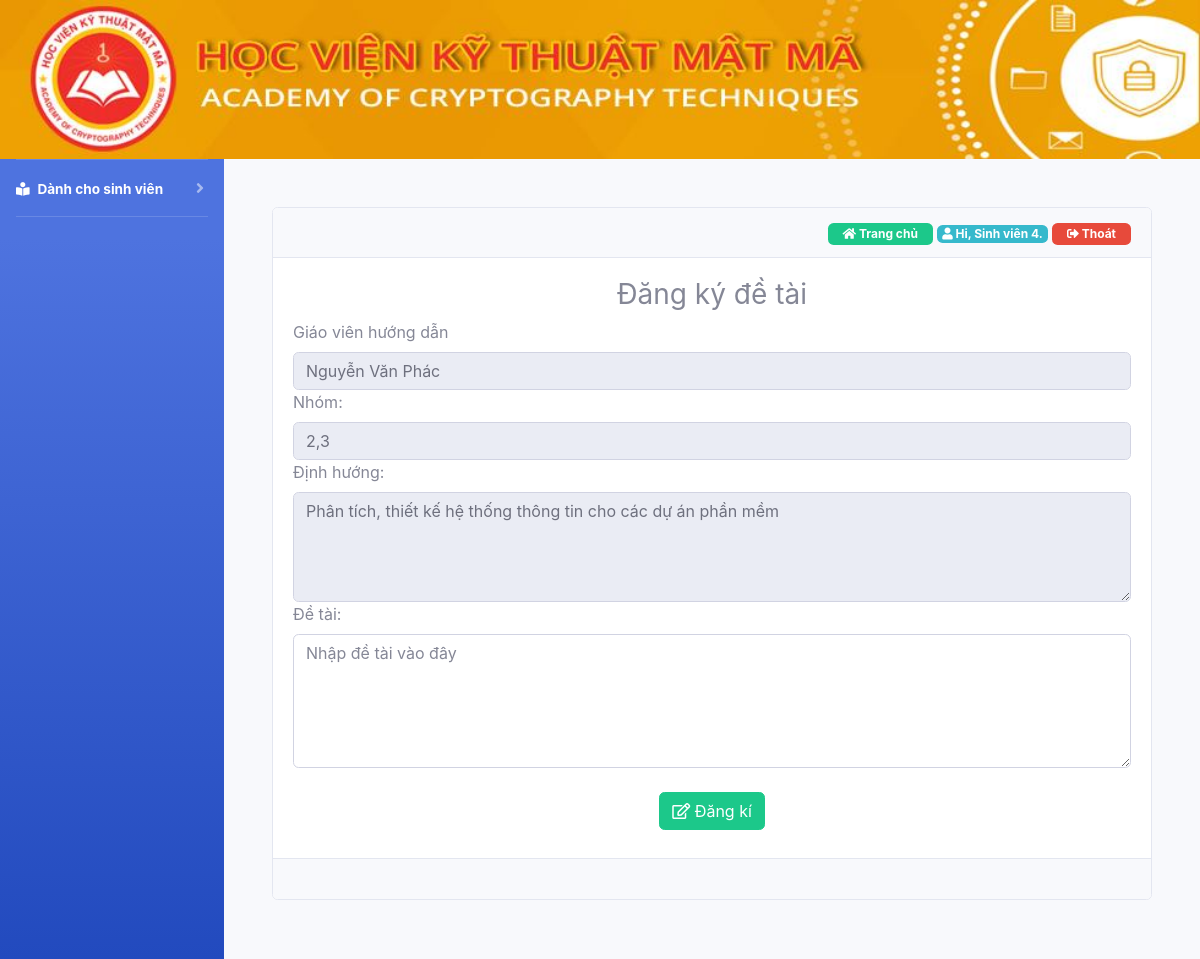
/dk-detai.php (signed in), run on the app's committed database.
### tables this page shows
CREATE TABLE `user` (
  `id` int(11) NOT NULL,
  `username` text NOT NULL,
  `password` text NOT NULL,
  `fullname` text NOT NULL,
  `phone` int(11) NOT NULL,
  `email` text NOT NULL,
  `permission` text NOT NULL
);

CREATE TABLE `dkgiaovien` (
  `id` int(11) NOT NULL,
  `teacher` text NOT NULL,
  `slot` int(10) NOT NULL,
  `groupsv` text NOT NULL
);

CREATE TABLE `dinhhuong` (
  `id` int(11) NOT NULL,
  `tengv` text NOT NULL,
  `dinhhuong1` text NOT NULL
);

### dk-detai.php (the view, shortened to what this page needs)
<!DOCTYPE html>
<html>
<head>
    <?php require_once('filecss.php') ?>
</head>
<body>
    <div class="container-fluid">
        <?php require_once('logo.php'); ?>
        <div class="main" >
            <div id="wrapper">
                <div id="sidebar">
                    <?php require_once('menu_left.php'); ?>
                </div>
                <div id="content-wrapper" class="d-flex flex-column p-5">
                    <div class="status">
                        <div class="card">
                            <div class="card-header text-right">
                                <?php require_once('home_page.php') ?>
                            </div>
                            <div class="card-body">
                                <h3 class="text-center">Đăng ký đề tài</h3>
                                 <?php
                                $rowq = mysqli_fetch_row(mysqli_query($con, "SELECT dkgiaovien.teacher , dkgiaovien.groupsv , dinhhuong.dinhhuong1,  groupsv.id
                                    FROM dkgiaovien
                                    JOIN dinhhuong ON dkgiaovien.teacher=dinhhuong.tengv
                                    JOIN groupsv ON dkgiaovien.groupsv=groupsv.id AND groupsv.id = (SELECT id FROM groupsv WHERE idsv1='$username' OR idsv2='$username' OR idsv3 = '$username')"));
                                $gv = $rowq['0'];
                                $nhom = $rowq['1'];
                                $dh1 = $rowq['2'];
                                if($permission=='student') {
                                ?>
                                <form action="" method="post">
                                    <label for="">Giáo viên hướng dẫn</label>
                                    <input type="text" class="form-control" value="<?php echo $gv ?>"readonly>
                                    <label for="">Nhóm: </label>
                                    <input type="text" class="form-control" value="<?php echo $nhom ?>"readonly>
                                    <label for="">Định hướng:</label>
                                    <textarea class="form-control" rows="4" name="dinhhuong" readonly><?php echo $dh1 ?></textarea>
                                    <label for="">Đề tài:</label>
                                    <textarea class="form-control" rows="5" id="comment" placeholder="Nhập đề tài vào đây" name="detai"></textarea>
                                    <div class="text-center mt-3">
                                        <button class=" m-2 btn btn-success" name="dangki"><i class="far fa-edit"></i> Đăng kí</button>
                                    </div>
                                </form>
                                <?php
                                } else if ($permission=='admin') {
                                    ?>
                                     <form action="" method="post">
                                    <label for="">Giáo viên hướng dẫn</label>
                                    <input type="text" class="form-control" value="<?php echo $gv ?>">
                                    <label for="">Nhóm: </label>
                                    <input type="text" class="form-control" value="<?php echo $nhom ?>">
                                    <label for="">Đề tài:</label>
                                    <textarea class="form-control" rows="5" id="comment" placeholder="Nhập đề tài vào đây" name="detai"></textarea>
                                    <div class="text-center mt-3">
                                        <button class=" m-2 btn btn-success" name="dangki"><i class="far fa-edit"></i> Đăng kí</button>
                                    </div>
                                </form>
                                <?php
                                }
                                ?>
                            </div>
                            <div class="card-footer">
                            </div>
                        </div>
                    </div>
                </div>
            </div>
        </div>
    </div>
</body>
</html>

### home_page.php (shortened to what this page needs)
<a href="index.php" style="text-decoration: none;"><span class="badge badge-success" style="padding: 5px 15px; "><i class="fas fa-home"></i> Trang chủ</span></a>
<?php
if (empty($_SESSION['username'])) {
    header("Location: /TTCS/login.php");
} else {
     include 'lib/connect.php';
    $username = $_SESSION['username'];
    $sql = "select * from user where username='$username'";
    $query = mysqli_query($con, $sql);
    if ($query) {
        $row = mysqli_fetch_row($query);
        ?>
        <span class="badge badge-info"><i class="fas fa-user"></i><?php echo " Hi, " . $row[3] . "."; ?></span>
        <a href="logout.php" ><span class="badge badge-danger" style="padding: 5px 15px;"><i class="fas fa-sign-out-alt"></i> Thoát</span></a>
    <?php
}
}
?>

### data on the page
user: fullname "Sinh viên 4"
dkgiaovien: teacher "Nguyễn Văn Phác", groupsv "2,3", dinhhuong "Phân tích, thiết kế hệ thống thông tin cho các dự án phần mềm"
